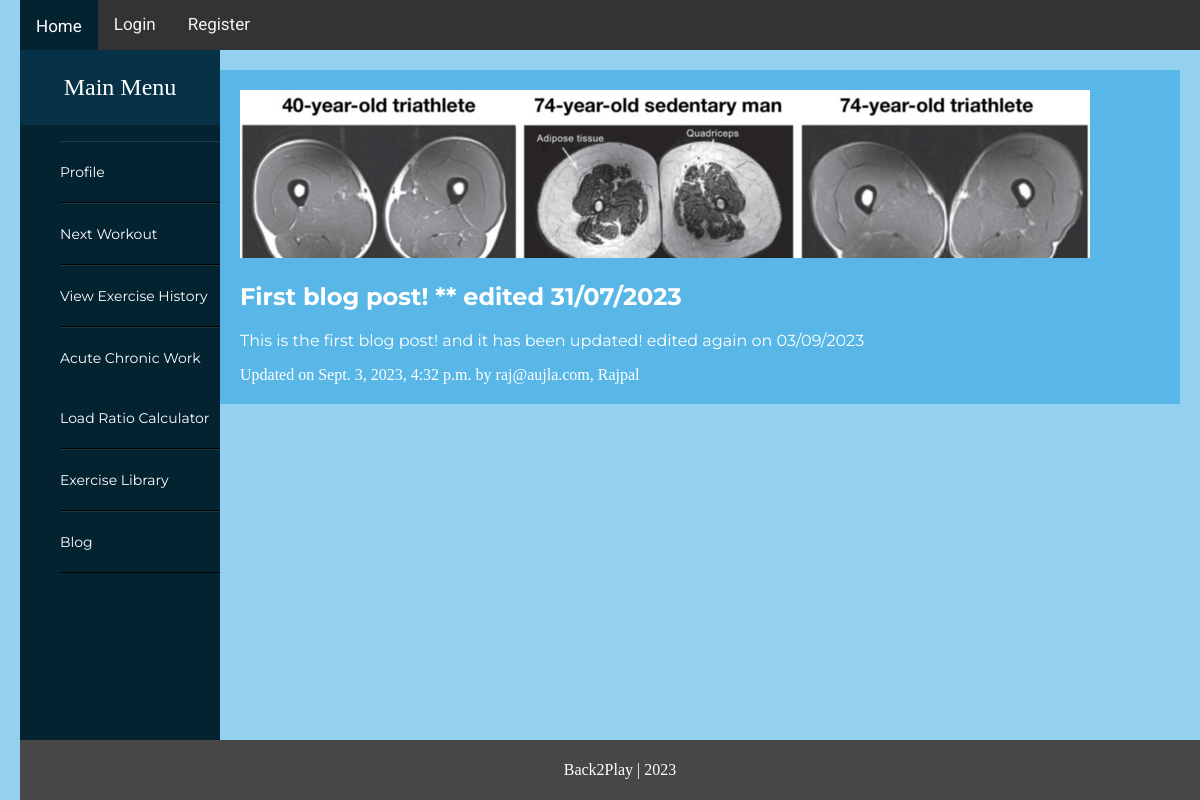
Page /blog/rajpal-first-blog-post/ on the committed database.
### blog/models.py (models this page shows, shortened)
class BlogPost(models.Model):
    title                   = models.CharField(max_length=50, null=False, blank=False)
    body                   = models.TextField(max_length=5000, null=False, blank=False)
    image                   = models.ImageField(upload_to=upload_location, null=False, blank=False) #reference upload location function
    date_published                   = models.DateTimeField(auto_now_add=True, verbose_name="date_published") #date automatically added
    date_updated                   = models.DateTimeField(auto_now=True, verbose_name="date_updated")
    author                   = models.ForeignKey(settings.AUTH_USER_MODEL, on_delete=models.CASCADE)    #foreign key with Account model
    slug                   = models.SlugField(blank=True, unique=True)

### account/models.py (models this page shows, shortened)
class Account(AbstractBaseUser): #extends AbstractBaseUser class
    email                   = models.EmailField(verbose_name="email", max_length=60, unique=True) #can only have one user with that email
    username                = models.CharField(max_length=30, unique=True)
    date_joined             = models.DateTimeField(verbose_name='date joined', auto_now_add=True) #automatically adds current datetime
    last_login              = models.DateTimeField(verbose_name='last login', auto_now=True)
    is_admin                = models.BooleanField(default=False)     #all of these fields are required for a custom user model
    is_active               = models.BooleanField(default=True)      #set to true as user is active
    is_staff                = models.BooleanField(default=False)     #other defaults set to false as user is regular user
    is_superuser            = models.BooleanField(default=False)
    USERNAME_FIELD = 'email'    #what we want the user to log in with
    REQUIRED_FIELDS = ['username'] #required field for registration other than username
    objects = MyAccountManager()            #references account manager above
    def __str__(self):
        return self.email + ", " + self.username #what will display when an account object is printed to a template

### blog/views.py (the view)
# urls.py: path('<slug>/', detail_blog_view, name="detail"), #url path for create post
def detail_blog_view(request, slug):
    context = {}
    blog_post = get_object_or_404(BlogPost, slug=slug)          #get the object or give a 404 error
    context['blog_post'] = blog_post
    return render(request, 'blog/detail_blog.html', context)

### blog/templates/blog/detail_blog.html (shortened to what this page needs)
{% extends 'base.html' %}
{% load static %}
{% block content %}
<div class="container">
    <div class="row">
        <div class="card m-auto">
            <img class="card-img-top" src="{{blog_post.image.url}}">
            <div class="card-body">
                <h2 class="card-title">{{blog_post.title}}</h2>
                <p class="card-text">{{blog_post.body|safe}}</p>
            </div>
            <div class="card-footer text-muted">
                Updated on {{blog_post.date_updated}} by {{blog_post.author}}
            </div>
        </div>
    </div>
</div>
{% endblock content %}

### templates/base.html (style rules this page uses)
body { margin:0; box-sizing: border-box; background-color:#0a95db6f; padding: 0; }
.container { --topbar-height:50px; --sidebar-width:200px; color:white; }

### blog/templates/blog/detail_blog.html (style rules this page uses)
.card { max-width: 700px; }
.container { padding: 20px; }
.card-body { max-width: 700px; font-family: 'Montserrat', sans-serif; }
.card-title { max-width: 700px; font-family: 'Montserrat', sans-serif; }
.card-text { max-width: 700px; font-family: 'Montserrat', sans-serif; }

### rows in the picture
BlogPost: image (picture), title "First blog post! ** edited 31/07/2023", body "This is the first blog post! and it has been updated! edited again on 03/09/2023", date_updated "Sept. 3, 2023, 4:32 p.m.", author "raj@aujla.com, Rajpal"
